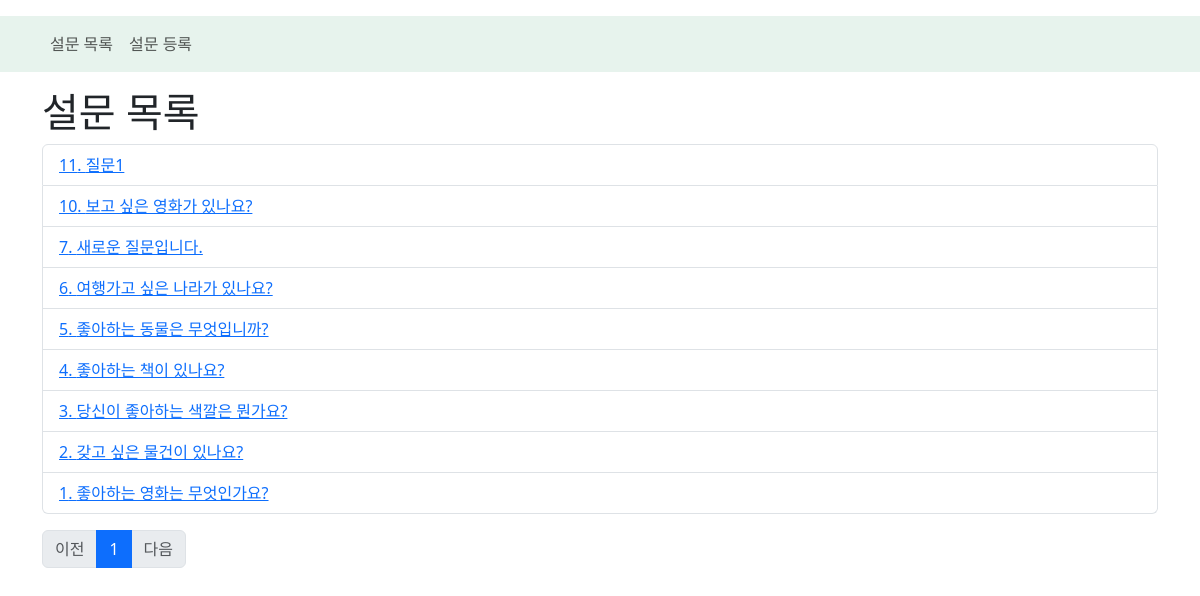
Before: /polls/list with the older database file.
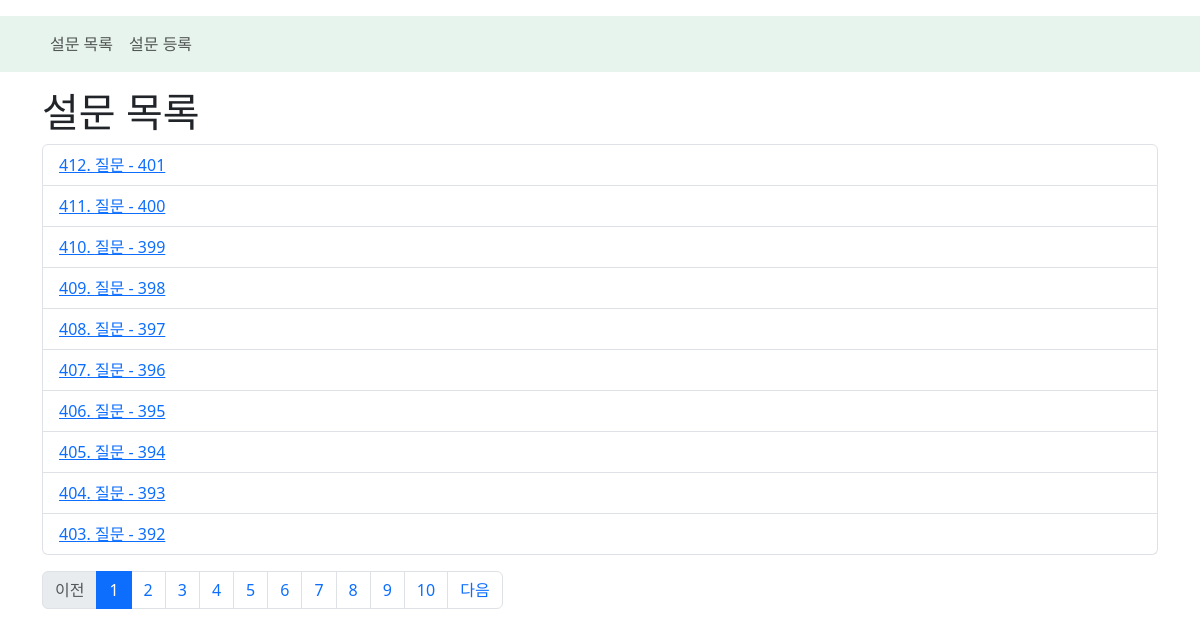
After: the same page with the newer database file.
### polls/models.py (models this page shows, shortened)
class Question(models.Model):
    question_text =  models.CharField(max_length=200)  # CharField() -> 문자열 타입 (varchar)
    pub_date = models.DateTimeField(auto_now_add=True)  # Datetime Field: 일시 타입 (datetime, datetime.datetime)

### polls/views.py (the view)
# urls.py: path("list", views.list, name="list"),
def list(request):
    paginate_by = 10       # 한 페이지 당 데이터 개수
    page_group_count = 10  # 페이지 그룹 당 페이지 수
    current_page = int(request.GET.get("page", 1))  # 현재 조회 요청이 들어온 페이지 번호. get 방식의 요청파라미터.
    q_list = Question.objects.all().order_by("-pk")
    pn = Paginator(q_list, paginate_by)
    start_index = int((current_page -1) / page_group_count) * page_group_count
    end_index = start_index + page_group_count
    page_range = pn.page_range[start_index:end_index] # 시작 ~ 끝 페이지 번호 조회
    context_value = {
        "page_range" : page_range,
        "question_list" : pn.page(current_page)   # page 객체 안에 [Question]
    }
    start_page = pn.page(page_range[0])  # 시작 페이지 Page 객체
    end_page = pn.page(page_range[-1])   # 마지막 페이지 Page 객체
    if start_page.has_previous():
        context_value['has_previous'] =  start_page.has_previous()
        context_value["previous_page_number"] = start_page.previous_page_number()
    if end_page.has_next():
        context_value['has_next'] = end_page.has_next()
        context_value['next_page_number'] = end_page.next_page_number()
    return render(request, "polls/list.html", context_value)

### polls/templates/polls/list.html (shortened to what this page needs)
{% extends 'layout/main_layout.html' %}
{% block contents %}
<h1>설문 목록</h1>
<ul class="list-group">
    {% for question in question_list %}
        <li class="list-group-item list-group-item-action">
            <a href="{% url 'polls:vote_form' question.pk %}">
                {{question.pk}}. {{question.question_text}}
            </a>
        </li>
    {% empty %}
        <b>아직 등록된 질문이 없습니다.</b>
    {% endfor %}
</ul>
<ul id="page_group" class="pagination mt-3">
    {% if has_previous %}
        <li class="page-item">
            <a href="{% url 'polls:list' %}?page={{previous_page_number}}" class="page-link">
                이전
            </a>
        </li>
    {% else %}
        <li class="page-item disabled">
            <span class="page-link">이전</span>
        </li>
    {% endif %}
    {% for page_no in page_range %}
        {% if question_list.number == page_no %}
            <li class="page-item active">
                <span class="page-link">{{page_no}}</span>
            </li>
        {% else %}
            <li class="page-item">
                <a href="{% url 'polls:list' %}?page={{page_no}}" class="page-link">{{page_no}}</a>
            </li>
        {% endif %}
    {% endfor %}
    {% if has_next %}
        <li class="page-item">
            <a href="{% url 'polls:list' %}?page={{next_page_number}}" class="page-link">
                다음
            </a>
        </li>
    {% else %}
        <li class="page-item disabled">
            <span class="page-link">다음</span>
        </li>
    {% endif %}
</ul>
{% endblock contents %}

### templates/layout/main_layout.html (shortened to what this page needs)
 <!DOCTYPE html>
 <html lang="en">
 <head>
    <link href="https://cdn.jsdelivr.net/npm/bootstrap@5.3.8/dist/css/bootstrap.min.css" rel="stylesheet">
 </head>
 <body>
<nav class="navbar navbar-expand-sm bg-success bg-opacity-10 mt-3">
    <div class="container">
        <div class="navbar-nav">
            <a href="{% url 'polls:list' %}" class="nav-link">설문 목록</a>
            <a href="{% url 'polls:vote_create' %}" class="nav-link">설문 등록</a>
        </div>
    </div>
</nav>
<div class="container mt-3">
{% block contents %}{% endblock contents %}
</div>
 </body>
 </html>

Changed rows visible on the page:
removed Question: pk "11", question_text "질문1"
removed Question: pk "10", question_text "보고 싶은 영화가 있나요?"
removed Question: pk "7", question_text "새로운 질문입니다."
removed Question: pk "6", question_text "여행가고 싶은 나라가 있나요?"
removed Question: pk "5", question_text "좋아하는 동물은 무엇입니까?"
removed Question: pk "4", question_text "좋아하는 책이 있나요?"
removed Question: pk "3", question_text "당신이 좋아하는 색깔은 뭔가요?"
removed Question: pk "2", question_text "갖고 싶은 물건이 있나요?"
removed Question: pk "1", question_text "좋아하는 영화는 무엇인가요?"
added Question: pk "412", question_text "질문 - 401"
added Question: pk "411", question_text "질문 - 400"
added Question: pk "410", question_text "질문 - 399"
added Question: pk "409", question_text "질문 - 398"
added Question: pk "408", question_text "질문 - 397"
added Question: pk "407", question_text "질문 - 396"
added Question: pk "406", question_text "질문 - 395"
added Question: pk "405", question_text "질문 - 394"
added Question: pk "404", question_text "질문 - 393"
added Question: pk "403", question_text "질문 - 392"
Other visible differences:
new list line: "2"
new list line: "3"
new list line: "4"
new list line: "5"
new list line: "6"
new list line: "7"
new list line: "8"
new list line: "9"
new list line: "10"
